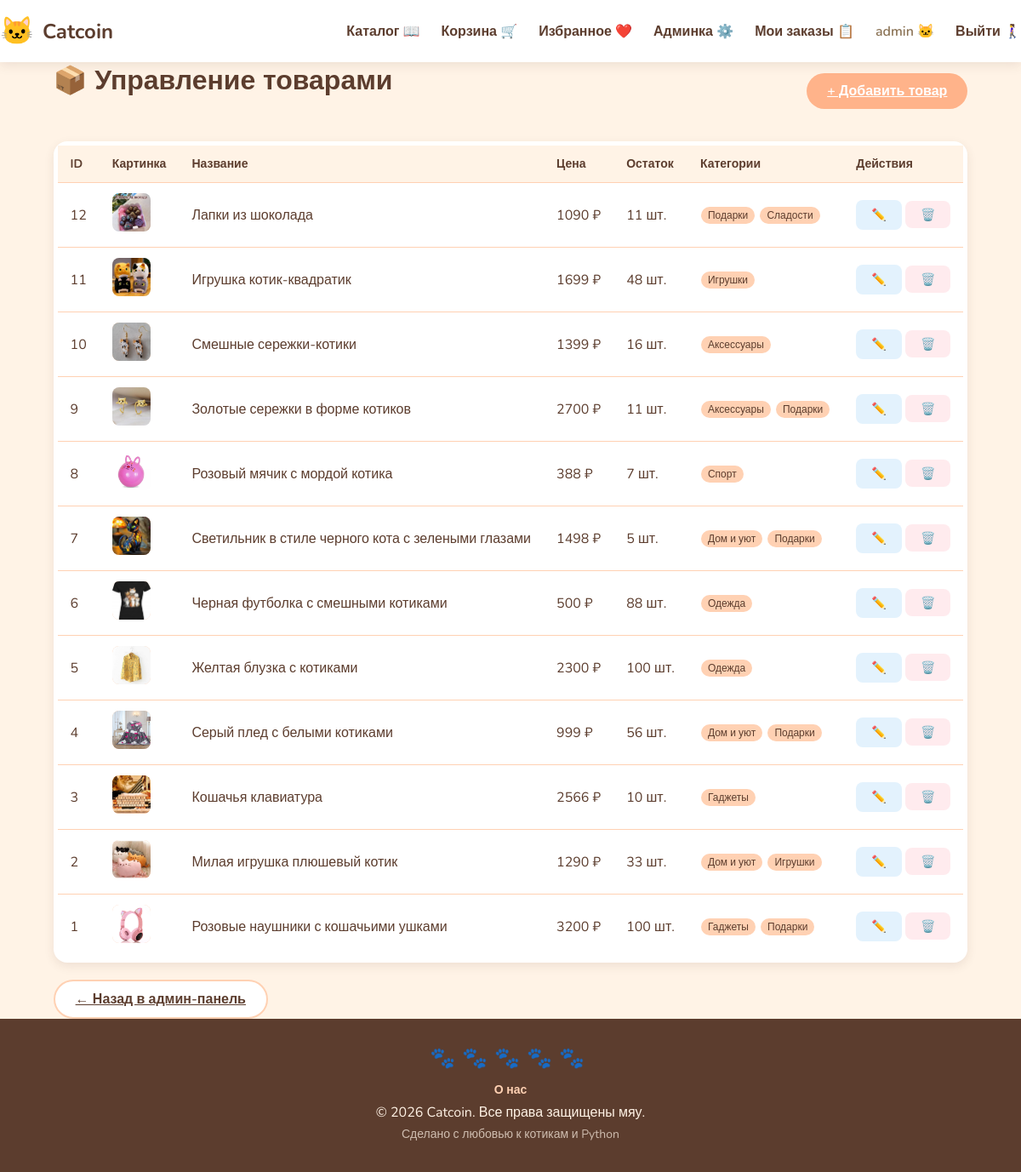
/admin/products (signed in), run on the app's committed database.
### models/user.py (models this page shows, shortened)
class User(UserMixin, db.Model):
    __tablename__ = 'users'
    id = db.Column(db.Integer, primary_key=True)
    username = db.Column(db.String(64), unique=True, nullable=False, index=True)
    email = db.Column(db.String(120), unique=True, nullable=False, index=True)
    password_hash = db.Column(db.String(256), nullable=False)
    is_admin = db.Column(db.Boolean, default=False)
    created_at = db.Column(db.DateTime, default=datetime.utcnow)
    cart_items = db.relationship('CartItem', backref='user', lazy='dynamic')
    orders = db.relationship('Order', backref='user', lazy='dynamic')

### models/product.py (models this page shows, shortened)
class Product(db.Model):
    __tablename__ = 'products'
    id = db.Column(db.Integer, primary_key=True)
    name = db.Column(db.String(128), nullable=False, index=True)
    description = db.Column(db.Text)
    price = db.Column(db.Float, nullable=False)
    stock = db.Column(db.Integer, default=0)
    image_file = db.Column(db.String(128), default='default_product.png')
    created_at = db.Column(db.DateTime, default=datetime.utcnow)
    cart_items = db.relationship('CartItem', backref='product', lazy='dynamic')
    order_items = db.relationship('OrderItem', backref='product', lazy='dynamic')
    def get_image_url(self):
        return f'/static/images/{self.image_file}'

class Category(db.Model):
    __tablename__ = 'categories'
    id = db.Column(db.Integer, primary_key=True)
    name = db.Column(db.String(64), unique=True, nullable=False)
    description = db.Column(db.String(256))
    products = db.relationship('Product', secondary=product_category,
                               backref=db.backref('categories', lazy='dynamic'))

### blueprints/admin/routes.py (the view)
@admin_bp.route('/admin/products')
@admin_required
def admin_products():
    products = Product.query.order_by(Product.created_at.desc()).all()
    return render_template('admin/products.html', products=products)

### blueprints/admin/routes.py (called while the page is built)
def admin_required(func):
    from functools import wraps
    @wraps(func)
    @login_required
    def wrapper(*args, **kwargs):
        if not current_user.is_admin:
            flash('🐱 Доступ только для администраторов!', 'error')
            return redirect(url_for('main.index'))
        return func(*args, **kwargs)
    return wrapper

### blueprints/cart/routes.py (called while the page is built)
@cart_bp.app_context_processor
def inject_cart_count():
    from flask_login import current_user
    if current_user.is_authenticated:
        count = sum(item.quantity for item in current_user.cart_items)
    else:
        count = 0
    return {'cart_count': count}

### blueprints/favorites/routes.py (called while the page is built)
@favorites_bp.app_context_processor
def inject_favorites_count():
    from flask_login import current_user
    if current_user.is_authenticated:
        count = Favorite.query.filter_by(user_id=current_user.id).count()
    else:
        count = 0
    return {'favorites_count': count}

### models/user.py (called while the page is built)
@login_manager.user_loader
def load_user(user_id):
    return User.query.get(int(user_id))

### templates/admin/products.html (shortened to what this page needs)
{% extends "base.html" %}
{% block content %}
<div class="admin-page">
    <div class="admin-header">
        <h1>📦 Управление товарами</h1>
        <a href="{{ url_for('admin.add_product') }}" class="btn btn-primary">+ Добавить товар</a>
    </div>
    <div class="admin-table-wrap">
        <table class="admin-table">
            <thead>
                <tr>
                    <th>ID</th>
                    <th>Картинка</th>
                    <th>Название</th>
                    <th>Цена</th>
                    <th>Остаток</th>
                    <th>Категории</th>
                    <th>Действия</th>
                </tr>
            </thead>
            <tbody>
                {% for product in products %}
                <tr>
                    <td>{{ product.id }}</td>
                    <td>
                        <img src="{{ product.get_image_url() }}" alt="" class="admin-product-img"onerror="this.src='{{ url_for('static', filename='images/default_product.png') }}'">
                    </td>
                    <td>{{ product.name.capitalize() }}</td>
                    <td>{{ "%.0f"|format(product.price) }} ₽</td>
                    <td>
                        {% if product.stock < 5 %}
                        <span class="stock-low">{{ product.stock }} шт.</span>
                        {% else %}
                        {{ product.stock }} шт.
                        {% endif %}
                    </td>
                    <td>
                        {% for cat in product.categories %}
                        <span class="category-tag-sm">{{ cat.name }}</span>
                        {% endfor %}
                    </td>
                    <td class="admin-actions">
                        <a href="{{ url_for('admin.edit_product', product_id=product.id) }}" class="btn-sm btn-edit">✏️</a>
                        <form method="POST" action="{{ url_for('admin.delete_product', product_id=product.id) }}"
                              style="display: inline;" onsubmit="return confirm('Удалить товар «{{ product.name.capitalize() }}»?')">
                            <button type="submit" class="btn-sm btn-delete">🗑️</button>
                        </form>
                    </td>
                </tr>
                {% endfor %}
            </tbody>
        </table>
    </div>
    <a href="{{ url_for('admin.dashboard') }}" class="btn btn-secondary">← Назад в админ-панель</a>
</div>
{% endblock %}

### templates/base.html (shortened to what this page needs)
<!DOCTYPE html>
<html lang="ru">
<head>
    <link rel="stylesheet" href="{{ url_for('static', filename='css/style.css') }}">
</head>
<body>
    <nav class="navbar">
        <div class="container nav-container">
            <a href="{{ url_for('main.index') }}" class="logo">
                <span class="logo-icon">🐱</span>
                <span class="logo-text">Catcoin</span>
            </a>
            <div class="nav-links">
    <a href="{{ url_for('main.index') }}">Каталог 📖</a>
    <a href="{{ url_for('cart.view_cart') }}" class="cart-link">
        Корзина 🛒
    </a>
    <a href="{{ url_for('favorites.view_favorites') }}" class="cart-link">
        Избранное ❤️
    </a>
    {% if current_user.is_authenticated and current_user.is_admin %}
        <a href="{{ url_for('admin.dashboard') }}"> Админка ⚙️</a>
    {% endif %}
    {% if current_user.is_authenticated %}
        <a href="{{ url_for('order.my_orders') }}">Мои заказы 📋</a>
        <span class="nav-user"> {{ current_user.username }} 🐱</span>
        <a href="{{ url_for('auth.logout') }}">Выйти 🚶‍♀️</a>
    {% else %}
        <a href="{{ url_for('auth.login') }}">Войти</a>
        <a href="{{ url_for('auth.register') }}">Регистрация</a>
    {% endif %}
</div>
        </div>
    </nav>
    <main class="container">
    {% block content %}{% endblock %}
</main>
    <footer class="footer">
    <div class="container footer-content">
        <div class="footer-paws">
            <span>🐾</span><span>🐾</span><span>🐾</span><span>🐾</span><span>🐾</span>
        </div>
        <div class="footer-links">
            <a href="{{ url_for('main.about') }}">О нас</a>
        </div>
        <p>© 2026 Catcoin. Все права защищены мяу.</p>
        <p class="footer-small">Сделано с любовью к котикам и Python</p>
    </div>
</footer>
</body>
</html>

### static/css/style.css (style rules this page uses)
:root { --pastel-orange: #FFD1B3; --warm-peach: #FFB38A; --dark-brown: #5C3D2E; --light-cream: #FFF3E6; --cat-paw-pink: #FFC0CB; --white: #FFFFFF; --gray: #8B7355; --shadow: 0 4px 12px rgba(92, 61, 46, 0.1); }
:root { --pastel-orange: #FFD1B3; --warm-peach: #FFB38A; --dark-brown: #5C3D2E; --light-cream: #FFF3E6; --cat-paw-pink: #FFC0CB; --white: #FFFFFF; --gray: #8B7355; --shadow: 0 4px 12px rgba(92, 61, 46, 0.1); --shadow-hover: 0 6px 16px rgba(92, 61, 46, 0.15); }
* { margin: 0; padding: 0; box-sizing: border-box; }
body { font-family: 'Nunito', sans-serif; background-color: var(--light-cream); color: var(--dark-brown); min-height: 100vh; display: flex; flex-direction: column; }
.container { max-width: 1200px; margin: 0 auto; padding: 0 20px; }
main { flex: 1; padding: 30px 0; }
.navbar { background-color: var(--white); box-shadow: var(--shadow); position: sticky; top: 0; z-index: 100; }
.nav-container { display: flex; justify-content: space-between; align-items: center; padding: 15px 0; }
.logo { text-decoration: none; display: flex; align-items: center; gap: 10px; }
.logo-icon { font-size: 32px; }
.logo-text { font-size: 24px; font-weight: 700; color: var(--dark-brown); }
.nav-links { display: flex; gap: 25px; }
.nav-links a { text-decoration: none; color: var(--dark-brown); font-weight: 600; transition: color 0.3s; }
.btn { display: inline-block; padding: 10px 24px; border: none; border-radius: 50px; font-family: 'Nunito', sans-serif; font-size: 16px; font-weight: 600; cursor: pointer; transition: background-color 0.3s, transform 0.2s; }
.btn-primary { background-color: var(--warm-peach); color: var(--white); }
.footer { background-color: var(--dark-brown); color: var(--light-cream); text-align: center; padding: 30px 0; margin-top: auto; }
.footer-paws { font-size: 24px; letter-spacing: 8px; margin-bottom: 10px; }
.footer-content p { margin: 5px 0; }
.footer-small { font-size: 14px; opacity: 0.7; }
h1, h2, h3, h4, h5, h6, p, span, a, div { overflow-wrap: break-word; word-wrap: break-word; }
.btn-secondary { background-color: var(--white); color: var(--dark-brown); border: 2px solid var(--pastel-orange); }
.cart-link { position: relative; }
.nav-user { color: var(--gray); font-weight: 600; }
.admin-page h1 { margin-bottom: 25px; }
.admin-header { display: flex; justify-content: space-between; align-items: center; margin-bottom: 25px; }
.admin-table-wrap { background-color: var(--white); border-radius: 16px; padding: 5px; box-shadow: var(--shadow); overflow-x: auto; margin-bottom: 20px; }
.admin-table { width: 100%; border-collapse: collapse; }
.admin-table th, .admin-table td { padding: 12px 15px; text-align: left; border-bottom: 1px solid var(--pastel-orange); }
.admin-table th { background-color: var(--light-cream); font-weight: 700; color: var(--dark-brown); font-size: 14px; }
.admin-table tr:last-child td { border-bottom: none; }
.admin-product-img { width: 45px; height: 45px; border-radius: 8px; object-fit: cover; background-color: var(--pastel-orange); }
.category-tag-sm { background-color: var(--pastel-orange); color: var(--dark-brown); padding: 2px 8px; border-radius: 50px; font-size: 12px; margin: 1px; display: inline-block; }
.admin-actions { white-space: nowrap; }
.btn-sm { padding: 6px 10px; border: none; border-radius: 8px; cursor: pointer; font-size: 16px; text-decoration: none; display: inline-block; }
.btn-edit { background-color: #E3F2FD; }
.btn-delete { background-color: #FFEBEE; }
.btn-sm { padding: 8px 18px; font-size: 14px; }
.footer-links { margin-top: 10px; }
.footer-links a { color: var(--pastel-orange); text-decoration: none; font-weight: 600; font-size: 14px; transition: color 0.3s; }

### data on the page
User: username "admin"
Product: id "12", get_image_url (picture), name "Лапки из шоколада", price "1090", stock "11"
Category: name "Подарки"
Category: name "Сладости"
Product: id "11", get_image_url (picture), name "Игрушка котик-квадратик", price "1699", stock "48"
Category: name "Игрушки"
Product: id "10", get_image_url (picture), name "Смешные сережки-котики", price "1399", stock "16"
Category: name "Аксессуары"
Product: id "9", get_image_url (picture), name "Золотые сережки в форме котиков", price "2700", stock "11"
Product: id "8", get_image_url (picture), name "Розовый мячик с мордой котика", price "388", stock "7"
Category: name "Спорт"
Product: id "7", get_image_url (picture), name "Светильник в стиле черного кота с зелеными глазами", price "1498", stock "5"
Category: name "Дом и уют"
Product: id "6", get_image_url (picture), name "Черная футболка с смешными котиками", price "500", stock "88"
Category: name "Одежда"
Product: id "5", get_image_url (picture), name "Желтая блузка с котиками", price "2300", stock "100"
Product: id "4", get_image_url (picture), name "Серый плед с белыми котиками", price "999", stock "56"
Product: id "3", get_image_url (picture), name "Кошачья клавиатура", price "2566", stock "10"
Category: name "Гаджеты"
Product: id "2", get_image_url (picture), name "Милая игрушка плюшевый котик", price "1290", stock "33"
Product: id "1", get_image_url (picture), name "Розовые наушники с кошачьими ушками", price "3200", stock "100"
